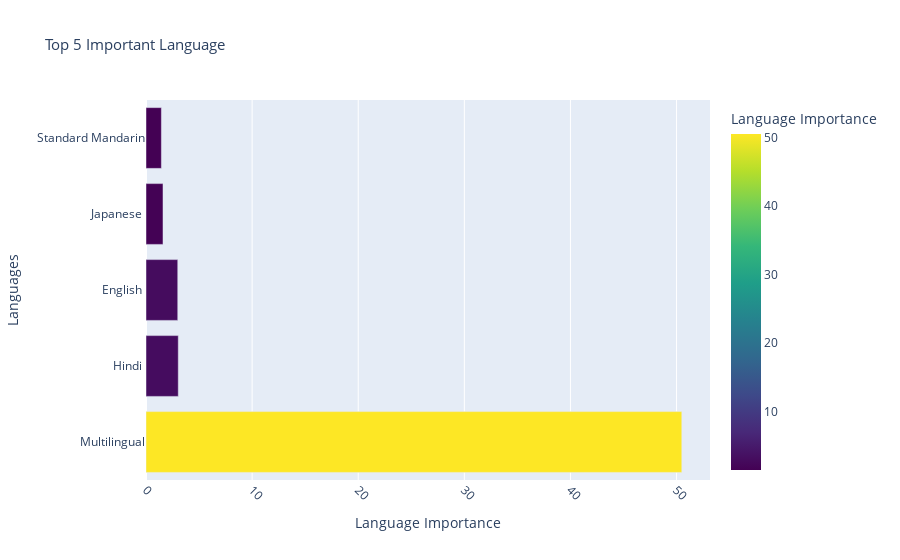
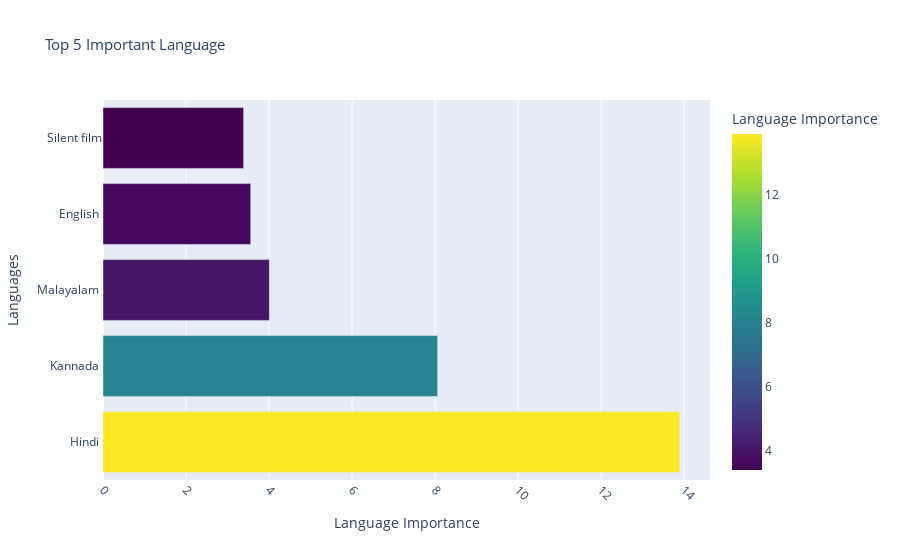

Notebook code cell kept with these figures, in order:
### Markdown cell above
ML

### Code cell
import pandas as pd
from sklearn.metrics import mean_squared_error, r2_score
import xgboost as xgb 
from sklearn.compose import ColumnTransformer
from sklearn.pipeline import Pipeline
from sklearn.preprocessing import OneHotEncoder, StandardScaler
from sklearn.impute import SimpleImputer
from sklearn.ensemble import RandomForestRegressor
from sklearn.model_selection import train_test_split
from xgboost import XGBRegressor
#from lightgbm import LGBMRegressor
from catboost import CatBoostRegressor
from sklearn.ensemble import GradientBoostingRegressor
from sklearn.svm import SVR
from sklearn.model_selection import GridSearchCV

data = df_avec_successful
X = data.drop('Successful', axis=1)
y = data['Successful']  # target

#preprocessing steps for both categorical and numeric data. Categorical features are filled with a
#placeholder value for any missing data and then one-hot encoded. Numeric features are imputed with their
#mean and then standardized. This transformed data is then used to train the RandomForestRegressor.
#Make sure to adjust the categorical_columns and numeric_columns lists to include all relevant features from your dataset.
#Selecting categorical and numeric columns

categorical_columns = ['Main_language', 'Main_country']  
numeric_columns = ['Movie_runtime']  

# Preprocessing for categorical data
categorical_transformer = Pipeline(steps=[
    ('imputer', SimpleImputer(strategy='constant', fill_value='missing')),
    ('onehot', OneHotEncoder(handle_unknown='ignore'))
])

# Preprocessing for categorical data
categorical_transformer = Pipeline(steps=[
    ('imputer', SimpleImputer(strategy='constant', fill_value='missing')),
    ('onehot', OneHotEncoder(handle_unknown='ignore'))
])

# Preprocessing for numerical data
numeric_transformer = Pipeline(steps=[
    ('imputer', SimpleImputer(strategy='mean')),
    ('scaler', StandardScaler())  # standardizing data
])

# Preprocessing for numerical data
numeric_transformer = Pipeline(steps=[
    ('imputer', SimpleImputer(strategy='mean')),
    ('scaler', StandardScaler())
])
# Bundle preprocessing for numerical and categorical data
preprocessor = ColumnTransformer(
    transformers=[
        ('cat', categorical_transformer, categorical_columns)
    ])

# Get a list of unique genres
top_genres = data['Top_genres'].value_counts().index
print(top_genres)
print(data['Top_genres'].value_counts())

#OPTIMISATION

# Hyperparameters grid for Random Forest
param_grid = {
    'classifier__n_estimators': [100, 200, 300],
    'classifier__max_depth': [10, 20, 30],
    'classifier__min_samples_split': [2, 5, 10],
    'classifier__min_samples_leaf': [1, 2, 4]
}
# Hyperparameters grid for CatBoost
param_grid_catboost = {
    'classifier__iterations': [100, 500, 1000],
    'classifier__learning_rate': [0.01, 0.1, 0.3],
    'classifier__depth': [4, 6, 10],
}
# Analysis for each genre
for genre in top_genres:
    print("------------------------------------------------------------------------------------------")
    print("------------------------------------------------------------------------------------------")
    print(f"Analyzing genre: {genre} - Data Points: {len(data[data['Top_genres'] == genre])}")

    genre_data = data[data['Top_genres'] == genre]
    # Filter movies with success score greater than 6

    successful_movies = genre_data[genre_data['Successful'] >= 6]
    # Create a copy of the DataFrame to avoid SettingWithCopyWarning
    successful_movies = successful_movies.copy()

    # Perform your operation
    successful_movies['Movie_runtime'] = pd.to_numeric(successful_movies['Movie_runtime'], errors='coerce')

    mean_runtime = successful_movies['Movie_runtime'].dropna().mean()
    print(f"Optimal Runtime: {mean_runtime:.2f} minutes")

    try:
        X_genre = genre_data[categorical_columns]
        y_genre = genre_data['Successful']
        X_train, X_test, y_train, y_test = train_test_split(X_genre, y_genre, test_size=0.1, random_state=42)

        clf = Pipeline(steps=[('preprocessor', preprocessor),
                              ('classifier', CatBoostRegressor(random_state=42, verbose=0))])

        # Grid search for hyperparameter tuning
        grid_search = GridSearchCV(clf, param_grid_catboost, cv=3, scoring='neg_mean_squared_error')
        grid_search.fit(X_train, y_train)

        # Best model after grid search
        best_clf = grid_search.best_estimator_

        # Predict and evaluate
        y_pred = best_clf.predict(X_test)
        mse = mean_squared_error(y_test, y_pred)
        rmse = mse ** 0.5
        r2 = r2_score(y_test, y_pred)

        print(f"MSE: {mse}, RMSE: {rmse}, R²: {r2}")

        # Feature Importance Analysis
        feature_importances = best_clf.named_steps['classifier'].feature_importances_
        column_transformer = best_clf.named_steps['preprocessor']
        feature_names = get_transformer_feature_names(column_transformer)
       
        # Ensure the number of feature names matches the number of feature importances
        if len(feature_names) == len(feature_importances):
            feature_importance_df = pd.DataFrame({'Feature': feature_names, 'Importance': feature_importances})
            sorted_feature_importance = feature_importance_df.sort_values(by='Importance', ascending=False)

            # Extracting and displaying top features excluding 'Main_language_missing'
            top_languages1 = sorted_feature_importance[~sorted_feature_importance['Feature'].str.contains('Main_language_missing')]
            top_languages = top_languages1[top_languages1['Feature'].str.contains('Main_language_')].head(6)
            countries= sorted_feature_importance[sorted_feature_importance['Feature'].str.contains('Main_country_')]
            top_countries = countries[~countries['Feature'].str.contains('missing')].head(5)
            # = sorted_feature_importance[sorted_feature_importance['Feature'].str.contains('Main_country_')].head(4)

            print(f"Top 4 Languages for {genre}:\n{top_languages}")
            print(f"Top 4 Countries for {genre}:\n{top_countries}")
        else:
            print("Number of feature names and feature importances do not match.")

        import plotly.express as px
        import plotly.offline as pyo
        import pandas as pd
        import matplotlib.pyplot as plt
        import seaborn as sns
        import mpld3

        # List of countries to highlight
        def clean_country_name(country_name):
            cleaned_name = country_name.replace("Main_country_", "").replace(" of America", "")
            return cleaned_name

        # Apply the function to each element in the list
        cleaned_countries = [clean_country_name(country) for country in top_countries['Feature']]
        # Generate a unique color for each country
        colors = px.colors.qualitative.Plotly  # This is a list of colors provided by Plotly

        # Ensure there are enough colors for all countries
        assert len(colors) >= len(cleaned_countries), "Not enough colors available."

        # Create a DataFrame
        df = pd.DataFrame({
            'color': cleaned_countries,
            'country': cleaned_countries  # Use country names as color identifiers for now
        })

        # Create a color mapping: each country gets a different color
        color_mapping = {country: colors[i] for i, country in enumerate(cleaned_countries)}

        # Create the interactive world map
        fig = px.choropleth(df,
                            locations='color',
                            locationmode='country names',
                            color='country',
                            hover_name='color',
                            color_discrete_map=color_mapping,  # Use the color mapping
                            title='Top 5 recommended release country')

        # Show the figure
        fig.show()
        # Save the figure to an HTML file
        if genre == 'Action/Adventure':
            pyo.plot(fig, filename=f'catboost_info/mapactionadventure.html', auto_open=False)
        else:
            pyo.plot(fig, filename=f'catboost_info/map_{genre}.html', auto_open=False)

        # Create a beautiful bar plot    
        # Create a bar plot using Plotly Express
        
        top_languages['Feature'] = top_languages['Feature'].str.replace('Main_language_', '')
        top_languages['Feature'] = top_languages['Feature'].str.replace('Language', '')

        fig2 = px.bar(top_languages.head(5),
                    x='Importance', 
                    y='Feature',
                    title='Top 5 Important Language',
                    labels={'Importance': 'Language Importance', 'Feature': 'Languages'},
                    orientation='h',  # Horizontal bar plot
                    color='Importance',  # Color the bars by the 'Importance' value
                    color_continuous_scale='viridis')  # Use the 'viridis' color scale

        # Update layout for better readability
        fig2.update_layout(
            xaxis_title='Language Importance',
            yaxis_title='Languages',
            title_font_size=15,
            xaxis_tickangle=45
        )

        # Show the plot
        fig2.show()

        if genre == 'Action/Adventure':
            pyo.plot(fig2, filename=f'catboost_info/maplangueactionadventure.html', auto_open=False)


        else:
            pyo.plot(fig2, filename=f'catboost_info/maplangue_{genre}.html', auto_open=False)

    except Exception as e:
        print(f"An error occurred while analyzing genre {genre}: {e}")

### Figure 1 — Plotly figure (JSON) as saved in the notebook; plotly's stock layout.template omitted (floating-point values rounded to 4 significant figures)
{"data": [{"alignmentgroup": "True", "hovertemplate": "Language Importance=%{marker.color}<br>Languages=%{y}<extra></extra>", "legendgroup": "", "marker": {"color": [50.49, 3.042, 2.993, 1.602, 1.451], "coloraxis": "coloraxis", "pattern": {"shape": ""}}, "name": "", "offsetgroup": "", "orientation": "h", "showlegend": false, "textposition": "auto", "type": "bar", "x": [50.49, 3.042, 2.993, 1.602, 1.451], "xaxis": "x", "y": ["Multilingual", "Hindi ", "English ", "Japanese ", "Standard Mandarin"], "yaxis": "y"}], "layout": {"barmode": "relative", "coloraxis": {"colorbar": {"title": {"text": "Language Importance"}}, "colorscale": [[0, "#440154"], [0.1111, "#482878"], [0.2222, "#3e4989"], [0.3333, "#31688e"], [0.4444, "#26828e"], [0.5556, "#1f9e89"], [0.6667, "#35b779"], [0.7778, "#6ece58"], [0.8889, "#b5de2b"], [1, "#fde725"]]}, "legend": {"tracegroupgap": 0}, "title": {"font": {"size": 15}, "text": "Top 5 Important Language"}, "xaxis": {"anchor": "y", "domain": [0, 1], "tickangle": 45, "title": {"text": "Language Importance"}}, "yaxis": {"anchor": "x", "domain": [0, 1], "title": {"text": "Languages"}}}}

### Figure 2 — Plotly figure (JSON) as saved in the notebook; plotly's stock layout.template omitted (floating-point values rounded to 4 significant figures)
{"data": [{"alignmentgroup": "True", "hovertemplate": "Language Importance=%{marker.color}<br>Languages=%{y}<extra></extra>", "legendgroup": "", "marker": {"color": [13.89, 8.061, 4.008, 3.558, 3.388], "coloraxis": "coloraxis", "pattern": {"shape": ""}}, "name": "", "offsetgroup": "", "orientation": "h", "showlegend": false, "textposition": "auto", "type": "bar", "x": [13.89, 8.061, 4.008, 3.558, 3.388], "xaxis": "x", "y": ["Hindi ", "Kannada ", "Malayalam ", "English ", "Silent film"], "yaxis": "y"}], "layout": {"barmode": "relative", "coloraxis": {"colorbar": {"title": {"text": "Language Importance"}}, "colorscale": [[0, "#440154"], [0.1111, "#482878"], [0.2222, "#3e4989"], [0.3333, "#31688e"], [0.4444, "#26828e"], [0.5556, "#1f9e89"], [0.6667, "#35b779"], [0.7778, "#6ece58"], [0.8889, "#b5de2b"], [1, "#fde725"]]}, "legend": {"tracegroupgap": 0}, "title": {"font": {"size": 15}, "text": "Top 5 Important Language"}, "xaxis": {"anchor": "y", "domain": [0, 1], "tickangle": 45, "title": {"text": "Language Importance"}}, "yaxis": {"anchor": "x", "domain": [0, 1], "title": {"text": "Languages"}}}}
